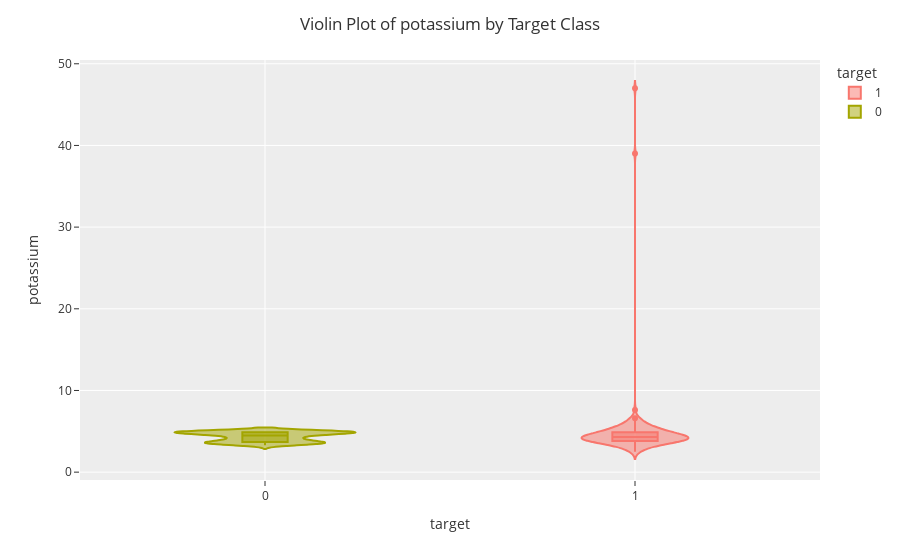

This figure's notebook cell:
### Code cell
violin('potassium')

### Figure 1 — Plotly figure (JSON) as saved in the notebook; plotly's stock layout.template omitted (floating-point values rounded to 4 significant figures; data arrays with more than 128 entries replaced by an {"elided": "..."} marker saying what was removed)
{"data": [{"alignmentgroup": "True", "box": {"visible": true}, "hovertemplate": "target=%{x}<br>potassium=%{y}<extra></extra>", "legendgroup": "1", "marker": {"color": "#F8766D"}, "name": "1", "offsetgroup": "1", "orientation": "v", "scalegroup": "True", "showlegend": true, "type": "violin", "x": {"elided": "250 int values"}, "x0": " ", "xaxis": "x", "y": {"elided": "250 float values"}, "y0": " ", "yaxis": "y"}, {"alignmentgroup": "True", "box": {"visible": true}, "hovertemplate": "target=%{x}<br>potassium=%{y}<extra></extra>", "legendgroup": "0", "marker": {"color": "#A3A500"}, "name": "0", "offsetgroup": "0", "orientation": "v", "scalegroup": "True", "showlegend": true, "type": "violin", "x": {"elided": "150 int values"}, "x0": " ", "xaxis": "x", "y": {"elided": "150 float values"}, "y0": " ", "yaxis": "y"}], "layout": {"legend": {"title": {"text": "target"}, "tracegroupgap": 0}, "margin": {"t": 60}, "title": {"text": "Violin Plot of potassium by Target Class"}, "violinmode": "overlay", "xaxis": {"anchor": "y", "categoryarray": [1, 0], "categoryorder": "array", "domain": [0, 1], "title": {"text": "target"}}, "yaxis": {"anchor": "x", "domain": [0, 1], "title": {"text": "potassium"}}}}
